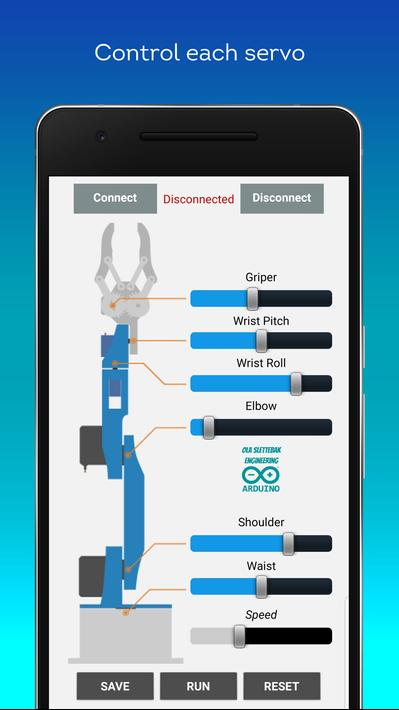
#> input picture App/Source_AppInventor2/App素材/screen-0 (1).jpg, 399 x 710 px; its folder holds only this picture in this run
$ python -i appCam.py   (imports and definitions only)
#> lines starting #> are read from the running program, lines starting #| are printed output that depends on the picture
#> further down, picture is the input picture: shape (710, 399, 3); mean B, G, R 181.1, 160.6, 118.1
### RhemaRobotics/Vision/package/opencvfunc.py
'''-------------------------------------------------------
功能:影像處理功能模組
說明:執行影像處理和識別的功能
執行:作為程式功能模組使用
----------------------------------------------------------
'''
#!/usr/bin/env python3
# encoding:utf-8
import sys
import math
import cv2
import numpy as np

if sys.version_info.major == 2:
    print('Please run this program with python3!')
    sys.exit(0)

#LAB color space
color_range = {
    'red'  : [(0, 151, 100), (255, 255, 255)],    # lower,higher
    'green': [(0, 0, 0), (255, 115, 255)],
    'blue' : [(0, 0, 0), (255, 145, 120)],
    'black': [(0, 0, 0), (56, 255, 255)],
    'white': [(193, 0, 0), (255, 250, 255)],
}

range_rgb = {
    'red'  : (0, 0, 255),
    'blue' : (255, 0, 0),
    'green': (0, 255, 0),
    'black': (0, 0, 0),
    'white': (255, 255, 255),
}

# find the target colour in the color_range.
def filterColour(imglab, colour):
    for i in color_range:
        if i in colour:
            mask = cv2.inRange(imglab, color_range[i][0], color_range[i][1]) # morphology processing.
            opened = cv2.morphologyEx(mask, cv2.MORPH_OPEN, np.ones((6, 6), np.uint8))  # open calc.
            closed = cv2.morphologyEx(opened, cv2.MORPH_CLOSE, np.ones((6, 6), np.uint8))  # close calc.
    return closed

# calculate contours via area.
# [30 lines left out: function getContours, not called in this run]

# draw a cross line(red) in the middle of the image.
def drawCrossLine(img):
    img_h, img_w = img.shape[:2]
#> img_h = 710; img_w = 399
    cv2.line(img, (0, int(img_h / 2)), (img_w, int(img_h / 2)), (0, 0, 200), 1)
    cv2.line(img, (int(img_w / 2), 0), (int(img_w / 2), img_h), (0, 0, 200), 1)
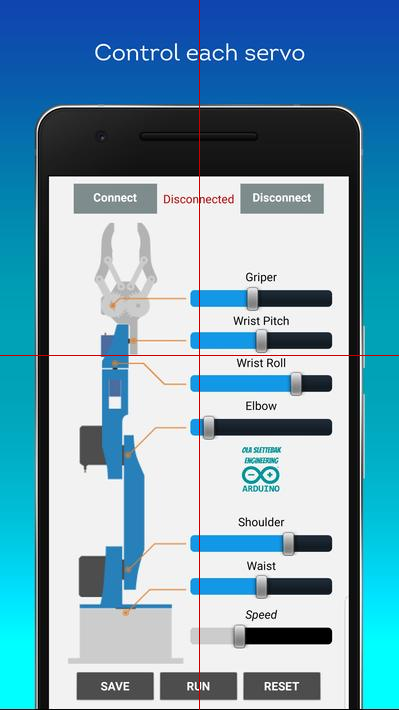
#> img: shape (710, 399, 3); mean B, G, R 180.3, 159.9, 118.2

### RhemaRobotics/Vision/package/Camera.py
'''-------------------------------------------------------
功能:相機功能模組
說明:執行相機基本的功能
執行:直接執行此檔案程式測試或作為程式模組使用
----------------------------------------------------------
'''

#!/usr/bin/env python3
# encoding:utf-8
import sys
sys.path.append('/home/pi/RhemaRobotics/Vision/package/calibration/')
import cv2
import time
import threading
import numpy as np
from CalibrationConfig import *

if sys.version_info.major == 2:
    print('Please run this program with python3!')
    sys.exit(0)

## 定義相機類別
class Camera:
    # 初始化相機
    def __init__(self, resolution=(640, 480)):
        self.cap = None
        self.width = resolution[0]
        self.height = resolution[1]
        self.frame = None
        self.opened = False

        # 載入相機內部校正的參數
        self.param_data = np.load(calibration_param_path + '.npz')
        self.mtx = self.param_data['mtx_array']
        self.dist = self.param_data['dist_array']

        # 最佳化相機
        self.newcameramtx, roi = cv2.getOptimalNewCameraMatrix(self.mtx, self.dist, (self.width, self.height), 0,
                                                               (self.width, self.height))
        # 影像不失真
        self.mapx, self.mapy = cv2.initUndistortRectifyMap(self.mtx, self.dist, None, self.newcameramtx,
                                                           (self.width, self.height), 5)
        # 建立一執行緒
        self.th = threading.Thread(target=self.camera_task, args=(), daemon=True)
        self.th.start()

    # 開啟相機
    # [52 lines left out: functions camera_open, camera_close, camera_task, not called in this run]

## 測試相機擷取功能並按下'ESC'離開程式
# [12 lines that do not run on import are left out]

### RhemaRobotics/Demo/AppCamera/appCam.py
'''-------------------------------------------------------
功能:實現 Video Streaming 影像串流伺服器
說明:可以透過手機App或是一般網頁, 連至影像串流伺服器即時觀察
    輸入: 0.0.0.0:5001
執行:sudo python3 appCam.py(按下Ctrl+C結束程式)
----------------------------------------------------------
'''
#!/usr/bin/env python3
# encoding:utf-8

import sys
sys.path.append('/home/pi/RhemaRobotics/Vision/')
import time
import cv2
import numpy as np
from package import opencvfunc, Camera
from flask import Flask, render_template, Response, request

# [3 lines not run here, left out]

# 全域變數
__target_color = ''

# mjpg影像串流伺服器
# [1 line not run here, left out]

# 建立相機物件
# [1 line that did not run here, left out]

# 影像串流伺服器首頁並取得相關參數
# [9 lines that did not run here, left out]

# [4 lines that did not run here, left out]

## 本地相機擷取畫面並分辨顏色執行緒
def gen():
    # 打開相機,開始進行影像擷取
    if not myCam.opened:
        myCam.camera_open()
        print('本地相機開啟,準備影像串流...')
    while True:
        img = myCam.frame
        if img is not None:
            newImg = run(img)
            ret, buffer = cv2.imencode('.jpg', newImg)
            #更新影像
            frame = buffer.tobytes()
            yield (b'--frame\r\n'
                   b'Content-Type: image/jpeg\r\n\r\n' + frame + b'\r\n')

## 分辨顏色的視覺辨識副程式
def run(img):
    global __target_color
    # 宣告變數
    cx = cy = rot = 0
    size = (640, 480)
    # 在擷取畫面中心位置畫十字線
    opencvfunc.drawCrossLine(img)
    # 先對擷取畫面進行基礎影像處理
    img_resize = cv2.resize(img.copy(), size, interpolation=cv2.INTER_NEAREST)
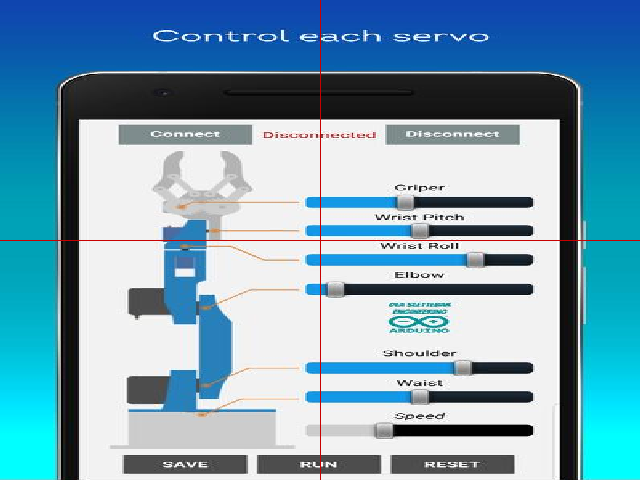
#> img_resize: shape (480, 640, 3); mean B, G, R 180.9, 160.3, 118.6
    img_gb = cv2.GaussianBlur(img_resize, (11, 11), 11)
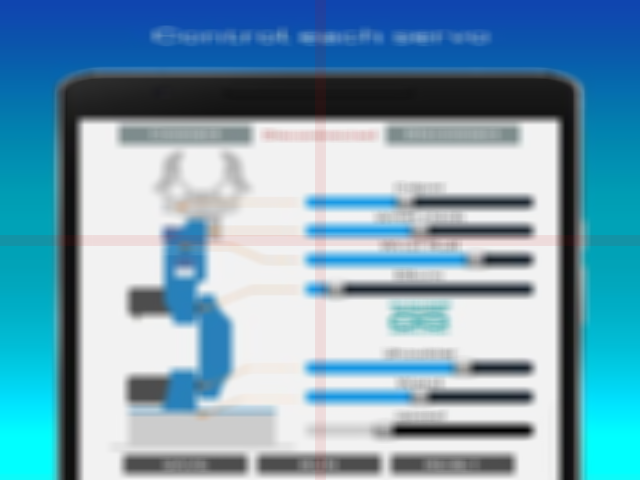
#> img_gb: shape (480, 640, 3); mean B, G, R 180.9, 160.3, 118.6
    img_lab = cv2.cvtColor(img_gb, cv2.COLOR_BGR2LAB)
#> img_lab: shape (480, 640, 3); mean of channels 0, 1, 2 162.6, 125.4, 114.2
    if __target_color is not None:
        # 找到欲辨識目標物色彩
        imgcanny = opencvfunc.filterColour(img_lab, __target_color)
        # 找到欲辨識目標物輪廓
        imgproc, cx, cy, rot = opencvfunc.getContours(imgcanny, img_resize, cx, cy, rot)
        # 取得畫面ROI
        if cx!=0 and cy!=0:
            # 繪製文字
            cv2.putText(imgproc, '(' + __target_color + ')', (cx+10, cy+10),
                        cv2.FONT_HERSHEY_COMPLEX_SMALL, 1, opencvfunc.range_rgb['green'], 1)
            return imgproc
    else:
        return img

# 開啟mjpg影像串流伺服器服務
# [3 lines not run here, left out]

>>> import cv2
>>> picture = cv2.imread('../../../App/Source_AppInventor2/App素材/screen-0 (1).jpg')
#> (the run stopped early here; a loop or call above may not have finished)

$ run again, on App/Source_AppInventor2/App素材/screen-0.jpg
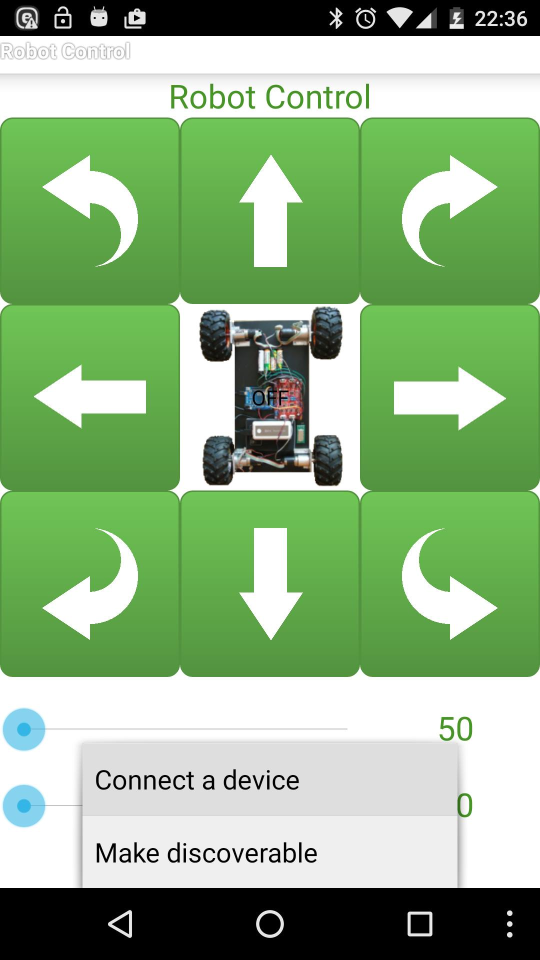
#> input picture App/Source_AppInventor2/App素材/screen-0.jpg, 1080 x 1920 px (shown at 1/2 size)
#> picture is the input picture: shape (1920, 1080, 3); mean B, G, R 133.4, 178.3, 143.4
#> in drawCrossLine, `cv2.line(img, (int(img_w / 2), 0), (int(img_w / 2), img_h), (0, 0, 200..`:
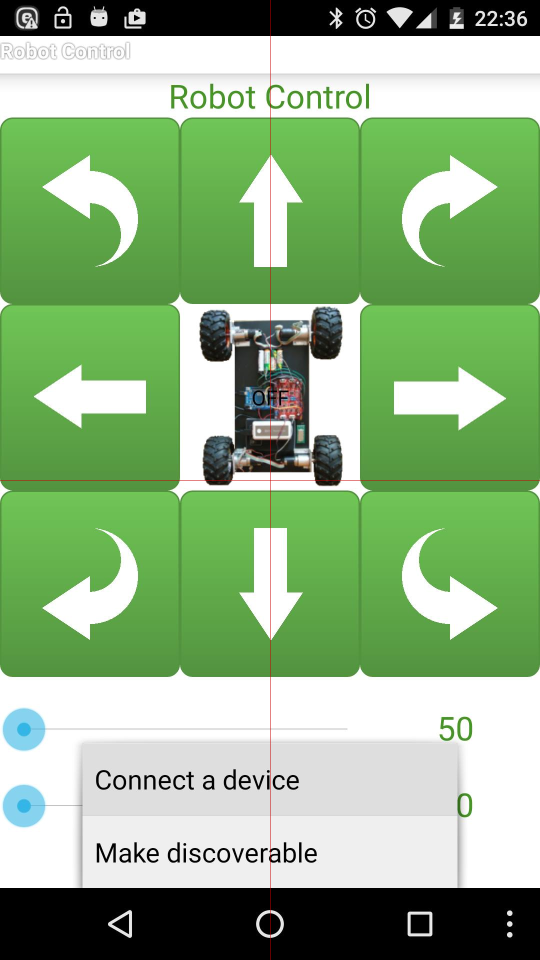
#> img: shape (1920, 1080, 3) (shown at 1/2 size); mean B, G, R 133.2, 178.1, 143.5
#> in run, `img_gb = cv2.GaussianBlur(img_resize, (11, 11), 11)`:
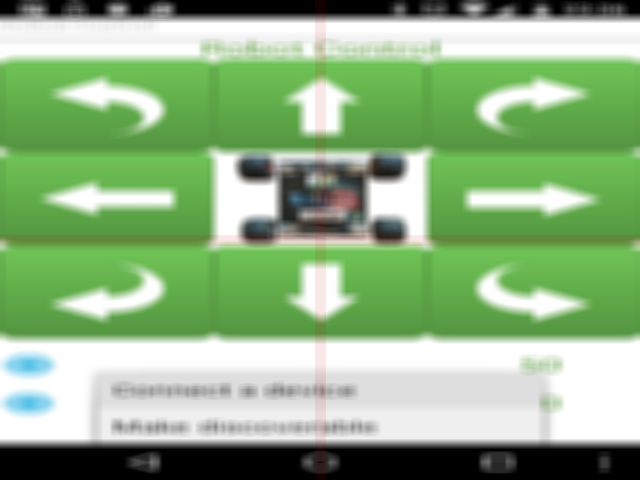
#> img_gb: shape (480, 640, 3); mean B, G, R 133, 177.7, 143.7
#> img_lab: shape (480, 640, 3); mean of channels 0, 1, 2 174.6, 108.8, 147.4

$ run again, on App/Source_AppInventor2/App素材/screen-3.jpg
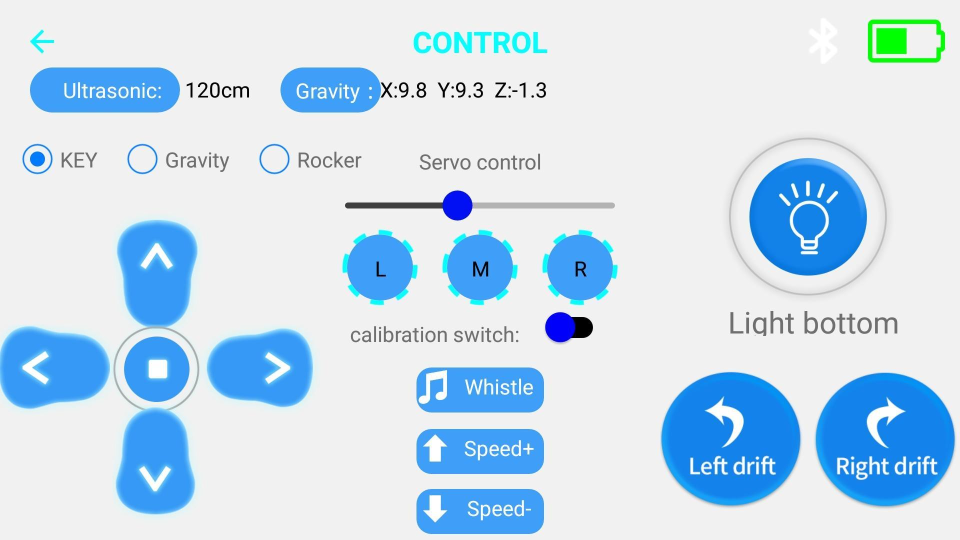
#> input picture App/Source_AppInventor2/App素材/screen-3.jpg, 1920 x 1080 px (shown at 1/2 size)
#> picture is the input picture: shape (1080, 1920, 3); mean B, G, R 238.2, 220.7, 198.3
#> in drawCrossLine, `cv2.line(img, (int(img_w / 2), 0), (int(img_w / 2), img_h), (0, 0, 200..`:
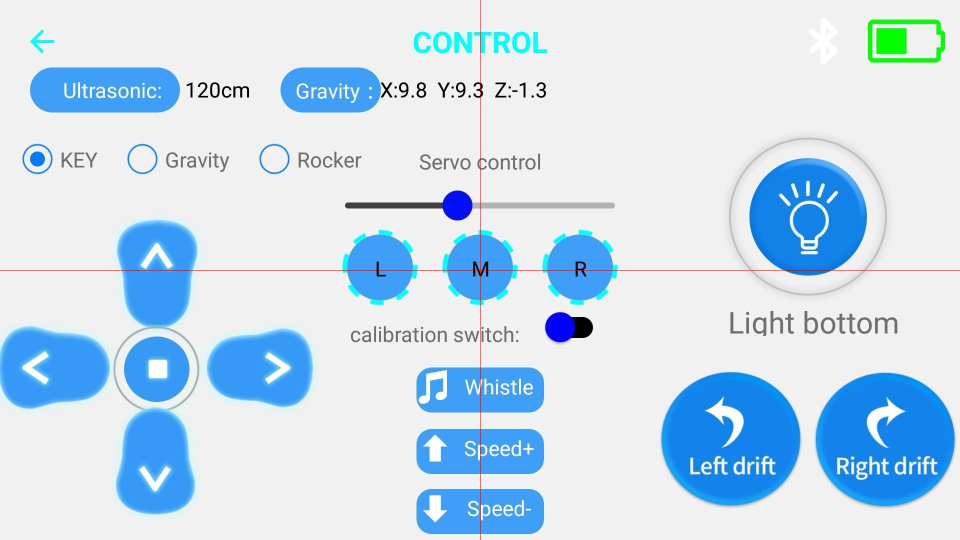
#> img: shape (1080, 1920, 3) (shown at 1/2 size); mean B, G, R 237.9, 220.4, 198.3
#> in run, `img_gb = cv2.GaussianBlur(img_resize, (11, 11), 11)`:
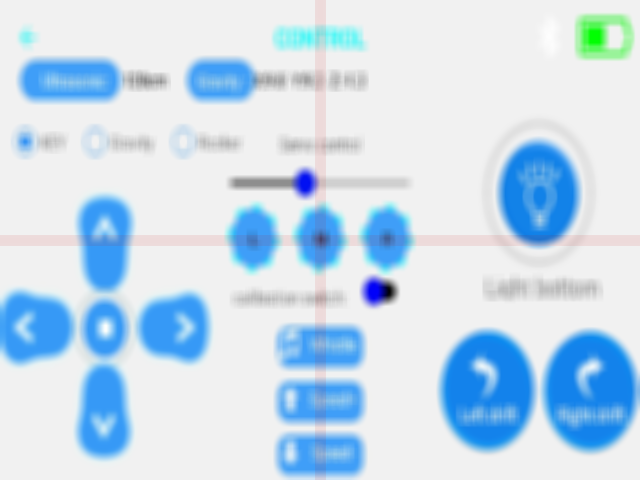
#> img_gb: shape (480, 640, 3); mean B, G, R 237.3, 219.9, 198.3
#> img_lab: shape (480, 640, 3); mean of channels 0, 1, 2 222.2, 127.3, 117.4
